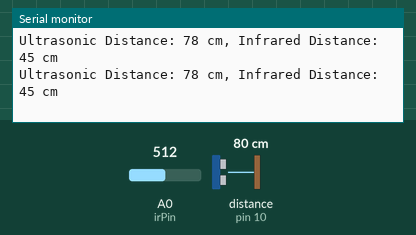
Recording of a sketch running on a simulated Arduino Uno, built with avr-gcc and run on an emulated ATmega328P. On the bench: the last lines printed to the serial monitor. Wiring (inferred from the names in the program): ultrasonic range finder: trigger pin 9; echo pin 10. Inputs (shaded band) come from the test bench; at power-on: distance to the obstacle (sensor on pin 10) 80 cm, A0 (irPin) = 512. The echo pulse lasts 58.3 µs per cm.

Above: at 1.3 s.
1.4 s: distance to the obstacle (sensor on pin 10) set to 2 cm
At 1.9 s:
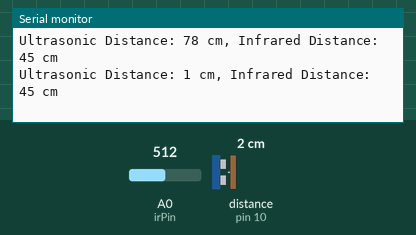
2.9 s: A0 (irPin) set to 716
At 3.4 s:
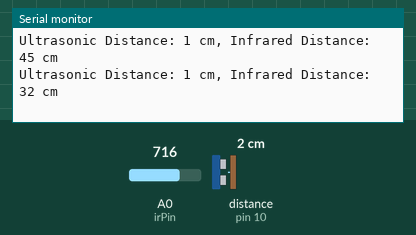
4.4 s: distance to the obstacle (sensor on pin 10) set to 4 cm
At 4.9 s:
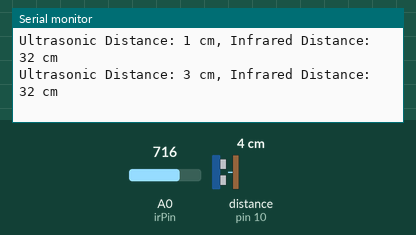
5.9 s: A0 (irPin) set to 900
At 6.4 s:
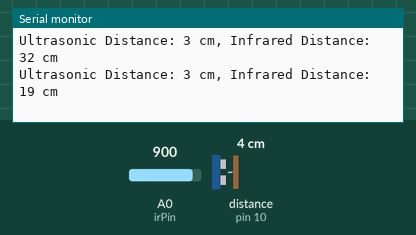
Timing chart, 0 to 8.4 s (numbered marks = the images above; inputs shaded):
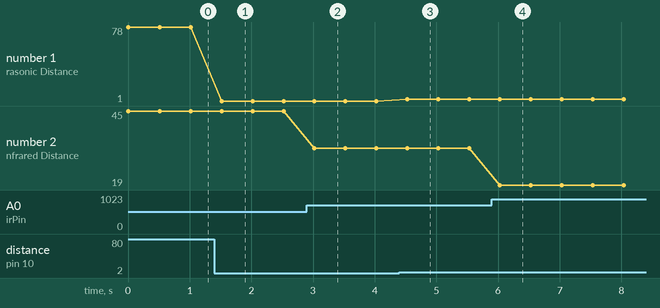

The sketch:

project.ino
```cpp
// Define pins for Ultrasonic Sensor HC-SR04
const int trigPin = 9;
const int echoPin = 10;

// Define pin for Infrared Sensor GP2Y0A21YK
const int irPin = A0;

// Variables to store the distance values
long duration;
int distanceUltrasonic;
int distanceInfrared;

void setup() {
  // Initialize serial communication at 9600 baud rate
  Serial.begin(9600);

  // Set trigPin as output and echoPin as input
  pinMode(trigPin, OUTPUT);
  pinMode(echoPin, INPUT);

  // Initialize the IR pin as input
  pinMode(irPin, INPUT);
}

void loop() {
  // Get distance from Ultrasonic Sensor
  distanceUltrasonic = getUltrasonicDistance();
  // Get distance from Infrared Sensor
  distanceInfrared = getInfraredDistance();

  // Print the distances to Serial Monitor
  Serial.print("Ultrasonic Distance: ");
  Serial.print(distanceUltrasonic);
  Serial.print(" cm, ");

  Serial.print("Infrared Distance: ");
  Serial.print(distanceInfrared);
  Serial.println(" cm");

  // Delay before the next reading
  delay(500);
}

int getUltrasonicDistance() {
  // Clear the trigPin
  digitalWrite(trigPin, LOW);
  delayMicroseconds(2);

  // Set the trigPin HIGH for 10 microseconds
  digitalWrite(trigPin, HIGH);
  delayMicroseconds(10);
  digitalWrite(trigPin, LOW);

  // Read the echoPin, and return the distance in cm
  duration = pulseIn(echoPin, HIGH);
  int distance = duration * 0.034 / 2;
  return distance;
}

int getInfraredDistance() {
  // Read the analog value from the IR sensor
  int analogValue = analogRead(irPin);

  // Convert the analog value to distance (in cm)
  int distance = map(analogValue, 0, 1023, 80, 10); // Adjust the mapping based on your sensor's characteristics
  return distance;
}
```

Measured:
- after the input at 1.4 s, the serial monitor: prints a new line after 0.12 s (image 1)
- after the input at 2.9 s, the serial monitor: prints a new line after 0.12 s (image 2)
- after the input at 4.4 s, the serial monitor: prints a new line after 0.13 s (image 3)
- after the input at 5.9 s, the serial monitor: prints a new line after 0.13 s (image 4)
- plotted number 1: 78 → 1 after the input at 1.4 s, 1 → 3 after the input at 4.4 s
- plotted number 2: 45 → 32 after the input at 2.9 s, 32 → 19 after the input at 5.9 s
